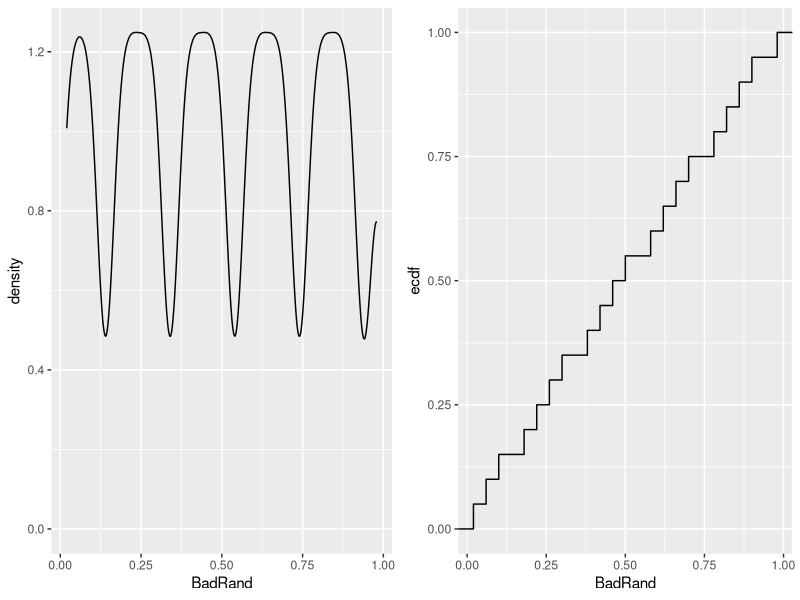
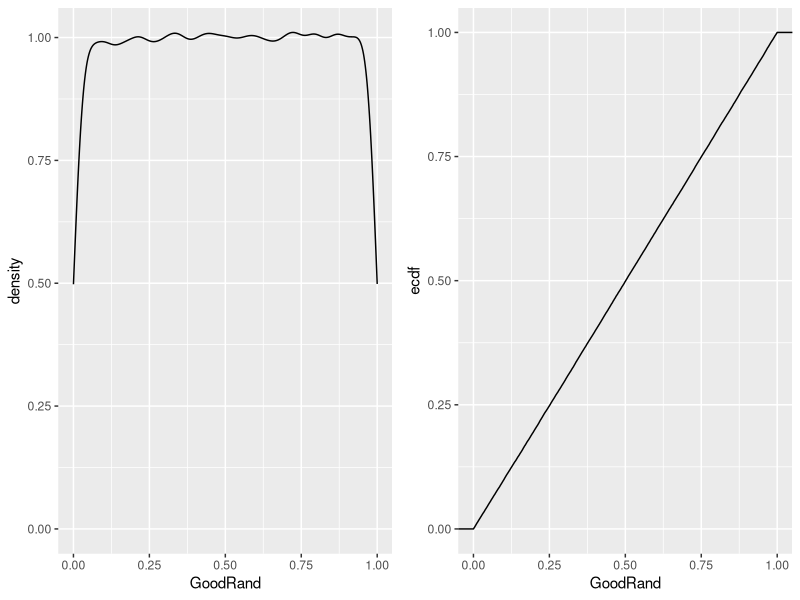

Source code (R) for these figures, in order:
## ---- chunk 1
if (!require('stats')) install.packages('stats')
if (!require('ggplot2')) install.packages('ggplot2')
if (!require('gridExtra')) install.packages('gridExtra')
## ---- chunk 2
lcm <- function(seed, a, c, m, n) {
    # Use Linear Congruential Method to generate Random Numbers
    #
    # Args: 
    #   seed:  set X_0 or initial value
    #   a: multiplier
    #   c: increment
    #   m: modulus
    #   n: number random numbers desired
    # 
    # Returns:
    #   list of length n with random numbers
    
    list <- c()
    
    Xi <- seed
    
    for(i in 0:n) {
        Xi <- (a*Xi + c) %% m
        Ri <- Xi / m
        list[i+1] <- Ri
    }
    
    list
}
## ---- chunk 3
X_0 <- 2
a <- 8
c <- 2
m <- 100
BadRand <- lcm(X_0, a, c, m, 10^5-1)
## ---- chunk 4
a <- ggplot() + geom_density(aes(BadRand))
b <- ggplot() + stat_ecdf(aes(BadRand))
grid.arrange(a, b, ncol=2)
## ---- chunk 5
X_0 <- 123457
a <- 7^5
c <- 0
m <- 2^31 - 1
GoodRand <- lcm(X_0, a, c, m, 10^5-1)
## ---- chunk 6
a <- ggplot() + geom_density(aes(GoodRand))
b <- ggplot() + stat_ecdf(aes(GoodRand))
grid.arrange(a, b, ncol=2)
## ---- chunk 7
CountReps <- function(Rand) {
    # checks if any randomly generated numbers appeared more than once
    #
    # Args:  
    #   Rand: string of random numbers to test
    #
    # Results:
    #   returns df, if there are 0 rows, there are zero repeats
    
    t <- data.frame(table(Rand))
    t <- t[t$Freq > 1,]
    t
}
## ---- chunk 8
CountReps(GoodRand)
CountReps(BadRand)
